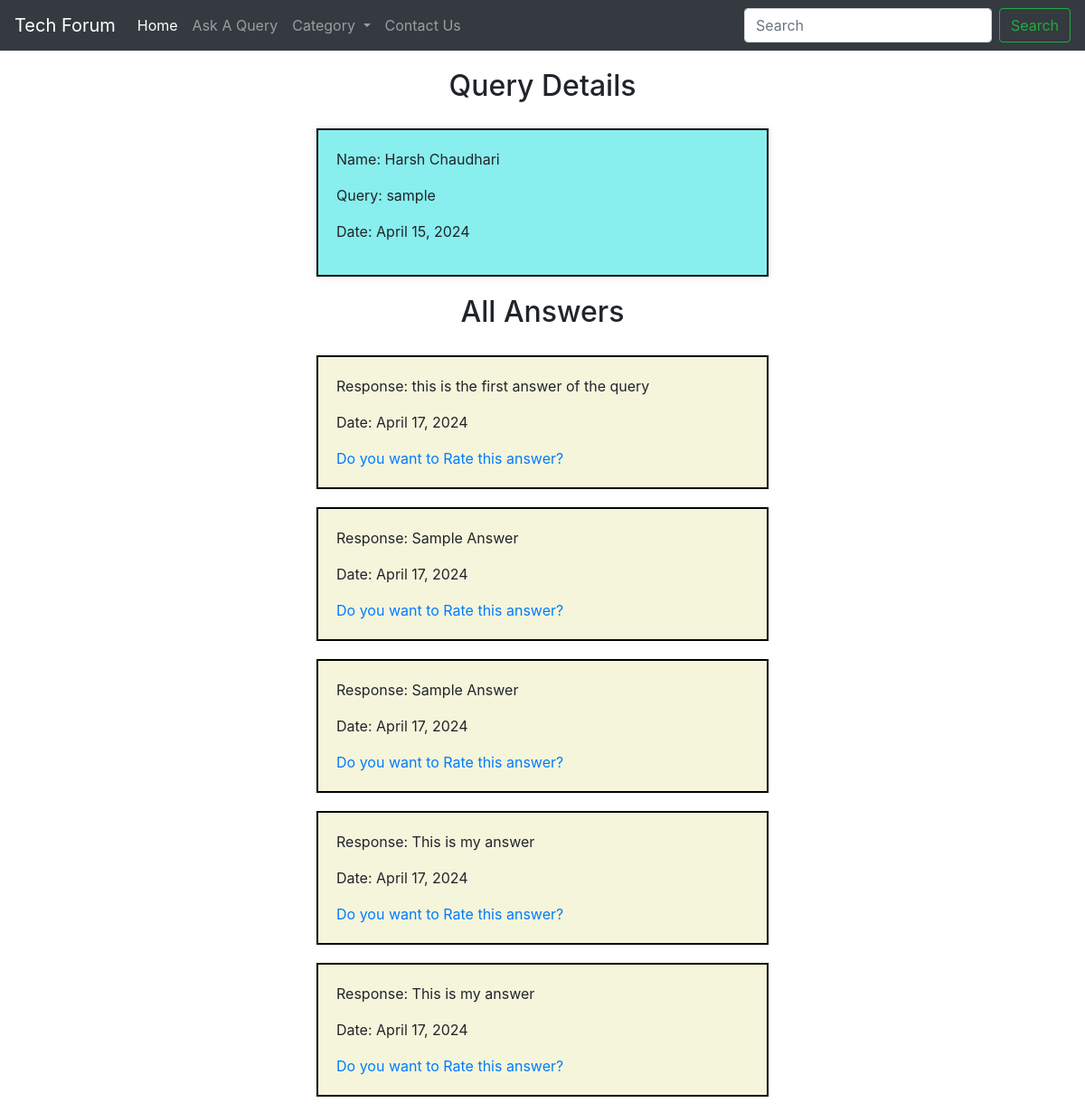
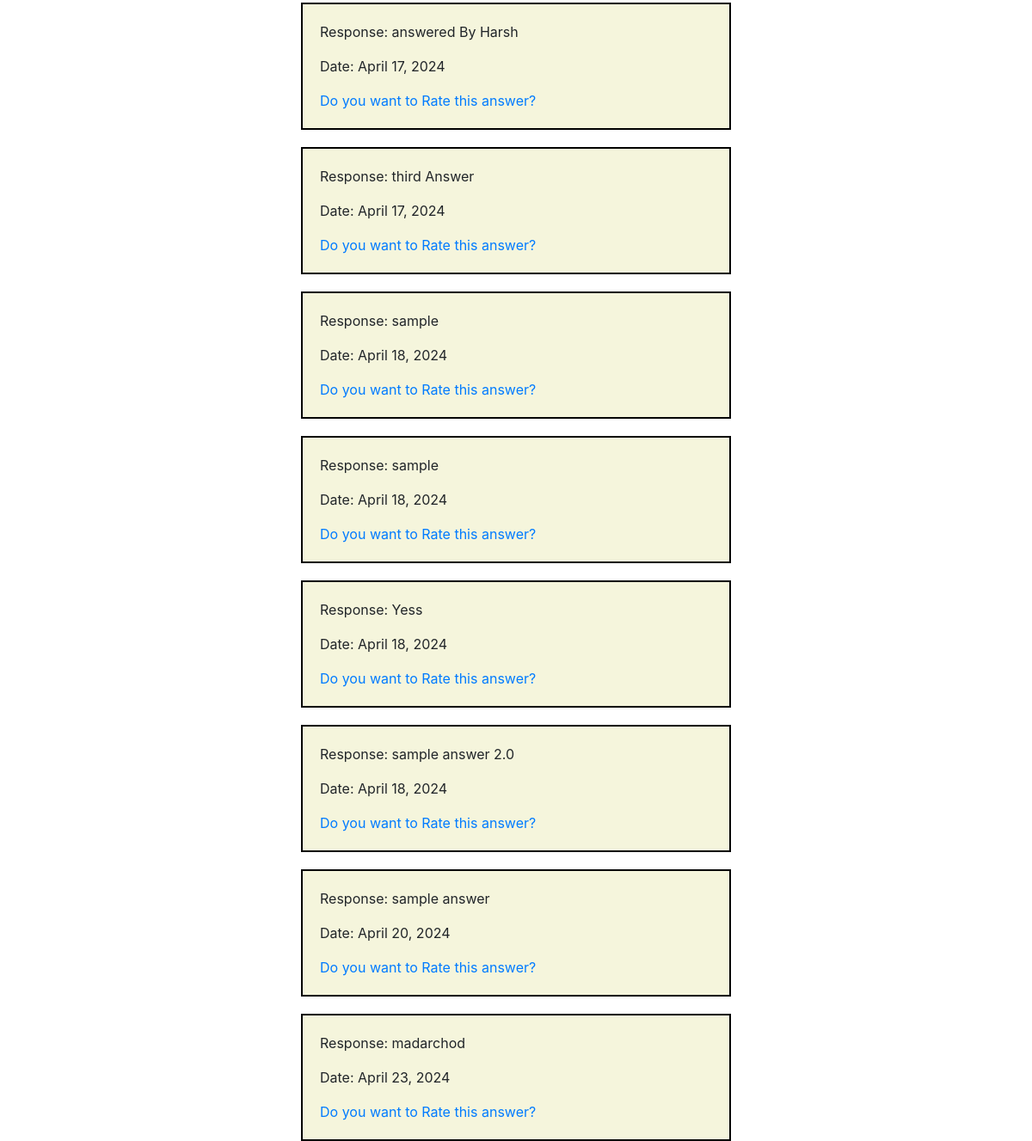
Page /AllAnswers/2 on the committed database (2 pictures, top to bottom).
### Home/models.py (models this page shows, shortened)
class Querry(models.Model):
    query_id = models.AutoField(primary_key=True)
    name = models.CharField(max_length=122)
    email = models.EmailField(max_length=122)
    desc = models.TextField()
    date = models.DateField(default=date.today)
    Cat = models.CharField(max_length=20, default='Other')

class Answers(models.Model):
    answer_id = models.AutoField(primary_key=True)
    query = models.ForeignKey(Querry,related_name='answers', on_delete=models.CASCADE)
    response = models.TextField()
    rating = models.FloatField(default=0.0)
    date = models.DateField(default=date.today)

### Home/views.py (the view)
# urls.py: path("AllAnswers/<int:query_id>",views.AllAnswers,name='AllAnswers'),
def AllAnswers(request, query_id):
    query = Querry.objects.get(pk=query_id)
    answers = Answers.objects.filter(query=query)
    return render(request, 'AllAnswer.html', {'query': query, 'answers': answers})

### Templates/AllAnswer.html (shortened to what this page needs)
{% extends "base.html" %}
{% block body %}
    <div style="display: flex; justify-content: center; align-items: center; flex-direction: column; padding-top: 20px;">
        <h2>Query Details</h2>
        <div style="border: 2px solid #000000; padding: 20px; width: 500px; background-color: rgb(136, 238, 238); box-shadow: 0 0 10px rgba(0, 0, 0, 0.1); margin: 20px;">
            <p>Name: {{ query.name }}</p>
            <p>Query: {{ query.desc }}</p>
            <p>Date: {{ query.date }}</p>
        </div>
        <h2>All Answers</h2>
        {% if answers %}
            <div style="width: 500px;">
                {% for answer in answers %}
                    <div style="border: 2px solid #000000; padding: 20px; margin-top: 20px; background-color: beige;">
                        <p>Response: {{ answer.response }}</p>
                        <p>Date: {{ answer.date }}</p>
                        <a href="#" onclick="openPopup('{{ answer.answer_id }}')">Do you want to Rate this answer?</a>
                    </div>
                {% endfor %}
            </div>
        {% else %}
            <p>No answers found for this query.</p>
        {% endif %}
    </div>
{% endblock body %}

### rows in the picture
Querry: name "Harsh Chaudhari", desc "sample", date "April 15, 2024"
Answers: response "this is the first answer of the query", date "April 17, 2024"
Answers: response "Sample Answer", date "April 17, 2024"
Answers: response "Sample Answer", date "April 17, 2024"
Answers: response "This is my answer", date "April 17, 2024"
Answers: response "This is my answer", date "April 17, 2024"
Answers: response "answered By Harsh", date "April 17, 2024"
Answers: response "third Answer", date "April 17, 2024"
Answers: response "sample", date "April 18, 2024"
Answers: response "sample", date "April 18, 2024"
Answers: response "Yess", date "April 18, 2024"
Answers: response "sample answer 2.0", date "April 18, 2024"
Answers: response "sample answer", date "April 20, 2024"
Answers: response "madarchod", date "April 23, 2024"
